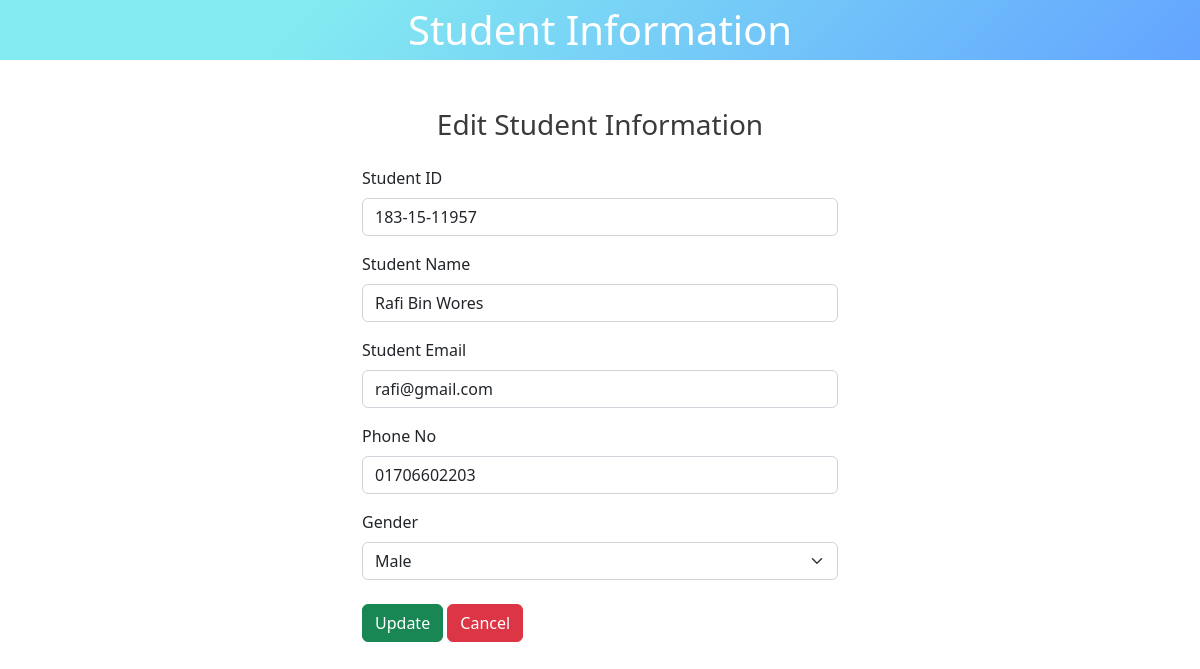
The app's page /edit-student.php?id=19 with its own data.
### tables this page shows
CREATE TABLE `studentinfo` (
  `id` int(50) NOT NULL,
  `student_id` varchar(100) NOT NULL,
  `student_name` varchar(100) NOT NULL,
  `student_email` varchar(100) NOT NULL,
  `phone` varchar(20) NOT NULL,
  `gender` varchar(100) NOT NULL
);

### edit-student.php (the view, shortened to what this page needs)
<?php
    include('database.php');
    $id = $_GET['id'];
?>
<!DOCTYPE html>
<html lang="en">
<head>
    <link rel="stylesheet" href="	https://cdn.jsdelivr.net/npm/bootstrap@5.2.2/dist/css/bootstrap.min.css">
    <link rel="stylesheet" href="assets/css/style.css">
</head>
<body>
    <header>
        <div class="bg-color mb-5 text-center">
            <a href="index.php" class="text-center text-white py-3 fs-1 text-decoration-none">Student Information</a>
        </div>
    </header>
    <main>
        <div class="form-area container">
            <h3 class="text-center mt-5 mb-4 text-color">Edit Student Information</h3>
            <?php
                $sql = "SELECT * FROM `studentinfo` WHERE id = $id LIMIT 1";
                $res = mysqli_query($conn, $sql);
                $row = mysqli_fetch_assoc($res);
            ?>
            <form action="" method="post">
                <div class="mb-3">
                    <label for="id" class="form-label">Student ID</label>
                    <input type="tel" class="form-control" id="id" name="student_id" value="<?php echo $row['student_id'] ?>" required>
                </div>
                <div class="mb-3">
                    <label for="name" class="form-label">Student Name</label>
                    <input type="text" class="form-control" id="name" name="student_name" value="<?php echo $row['student_name'] ?>" required>
                </div>
                <div class="mb-3">
                    <label for="email" class="form-label">Student Email</label>
                    <input type="email" class="form-control" id="email" name="student_email" value="<?php echo $row['student_email'] ?>" required>
                </div>
                <div class="mb-3">
                    <label for="phone" class="form-label">Phone No</label>
                    <input type="phone" class="form-control" id="phone" name="phone" value="<?php echo $row['phone'] ?>" required>
                </div>
                <div>
                    <label for="gender" class="form-label">Gender</label>
                    <select class="form-select" aria-label="Default select example" name="gender" id="gender" required>
                        <option value="Male" <?php echo($row ['gender']=='Male')? "selected":""; ?>>Male</option>
                      </select>
                </div>
                <div class="mt-4 mb-5">
                    <button type="submit" name="submit" class="btn btn-success">Update</button>
                    <a href="index.php" class="btn btn-danger">Cancel</a>
                </div>
            </form>
        </div>
    </main>
</body>
</html>

### assets/css/style.css (style rules this page uses)
a { text-decoration: none; }
.form-area { width: 500px; flex-direction: column; }
.bg-color { background-image: linear-gradient(315deg, #63a4ff 0%, #83eaf1 74%); }
.text-color { color: #3a3a3a; }

### records on screen
studentinfo: student_id "183-15-11957", student_name "Rafi Bin Wores", student_email "rafi@gmail.com", phone "01706602203", gender "Male"
